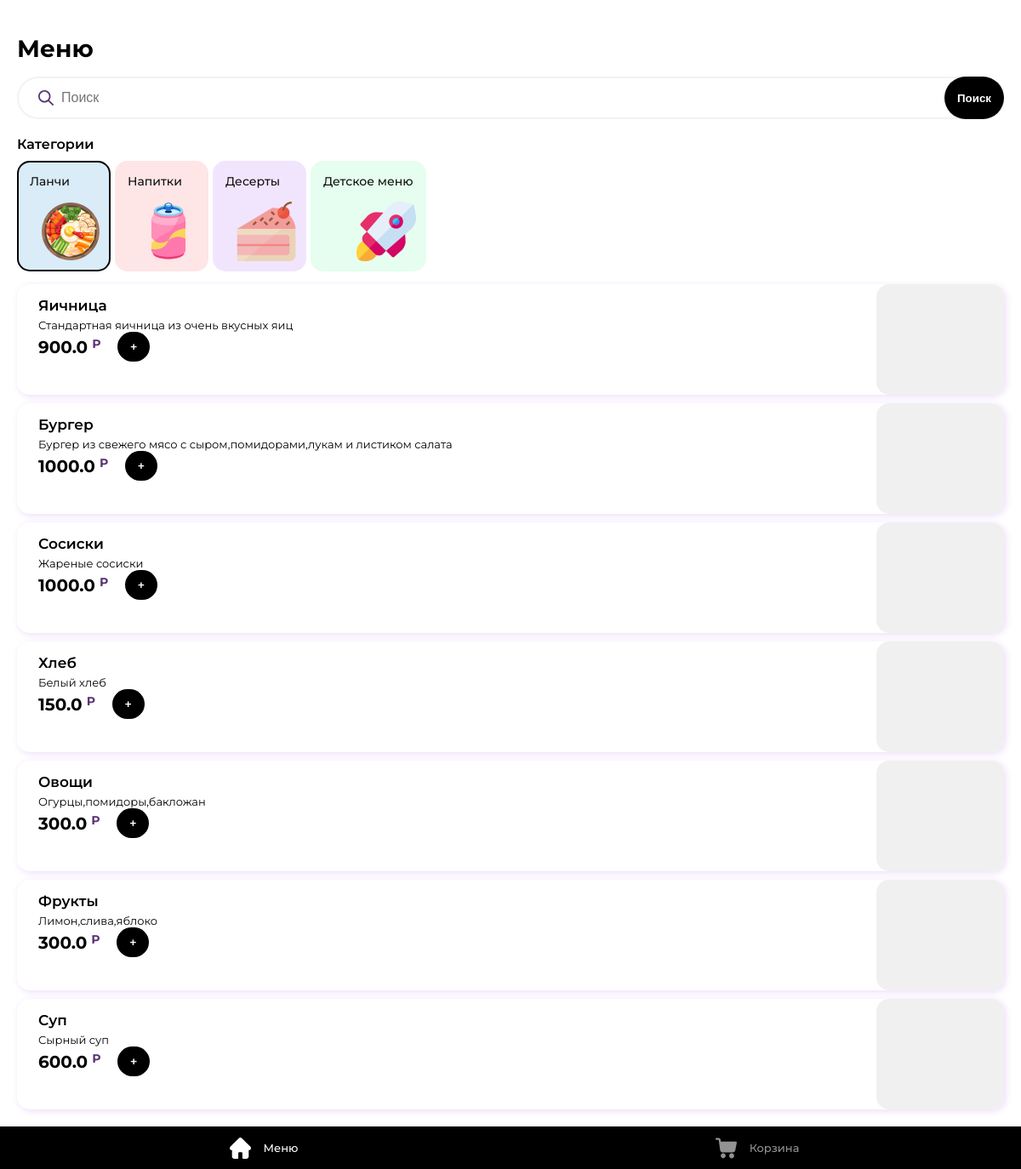
/?category=1, run on the app's committed database.
### product/models.py (models this page shows, shortened)
class Category(models.Model):
    position = models.SmallIntegerField(
        verbose_name=l_('Позиция'),
    )
    name = models.CharField(
        verbose_name=l_('Название'),
        max_length=128,
    )
    image = models.FileField(
        verbose_name=l_('Изображение'),
        blank=False,
        null=False,
        max_length=256,
        upload_to='categories/'
    )
    color = models.CharField(
        verbose_name=l_('Цвет'),
        max_length=16
    )
    class Meta:
        verbose_name = l_('Категория')
        verbose_name_plural = l_('Категории')

class Product(models.Model):
    category = models.ForeignKey(
        Category,
        verbose_name=l_('Категория'),
        on_delete=models.CASCADE,
        null=False,
        blank=False
    )
    name = models.CharField(
        verbose_name=l_('Название'),
        max_length=64,
    )
    description = models.CharField(
        verbose_name=l_('Описание'),
        max_length=128,
    )
    price = models.FloatField(
        verbose_name=l_('Цена'),
        default=0,
    )
    image = models.ImageField(
        verbose_name=l_('Изображение'),
        upload_to='products/',
        blank=True,
        null=True,
        default=None
    )
    class Meta:
        verbose_name = l_('Товар')
        verbose_name_plural = l_('Товары')

### product/views.py (the view)
# urls.py: path('', ProductList.as_view(), name='products'),
class ProductList(ListView):
    model = Product
    template_name = 'product/products.html'
    @property
    def category(self):
        if not self.request.GET.get('category'):
            return None
        return Category.objects.filter(
            id=self.request.GET['category']
        ).first()
    @property
    def search(self):
        return self.request.GET.get('query')
    def get_queryset(self, **kwargs):
        queryset = super().get_queryset(**kwargs)
        if self.category:
            queryset = queryset.filter(category=self.category)
        if self.search:
            queryset = queryset.filter(
                Q(description__icontains=self.search) |
                Q(name__icontains=self.search) |
                Q(category__name__icontains=self.search)
            )
        return queryset
    def get_context_data(self, **kwargs):
        context = super().get_context_data(**kwargs)
        context['categories'] = Category.objects.all()
        context['active_category'] = self.category
        context['query'] = self.search
        context['page'] = 'menu'
        return context

### product/templates/product/products.html (shortened to what this page needs)
{% extends 'base.html' %}
{% block title %}
Меню
{% endblock title %}
{% block content %}
<div class="search">
    <form class="input" method="GET">
        <span class="i i-search"></span>
        <input type="text" class="input__input" value="{% if query %}{{query}}{% endif %}" name="query" placeholder="Поиск">
        <button class="btn">Поиск</button>
    </form>
</div>
<div class="title">Категории</div>
<div class="categories">
    {% for category in categories %}
        <a class="categories__item {% if active_category.pk == category.pk %}active{% endif %}"
           href="{% if active_category.pk == category.pk %}/{% else %}?category={{category.pk}}{% endif %}" data-id="{{category.id}}" style="background-color: {{category.color}};">
            <div class="categories__item-name">{{category.name}}</div>
            <div class="categories__item-image" style="background-image: url({{category.image.url}})"></div>
        </a>
    {% endfor %}
</div>
<div class="products">
    {% for object in object_list %}
    <div class="product">
        <div class="product__name">{{object.name}}</div>
        <div class="product__desc">{{object.description}}</div>
        <div class="product__price">
            <div class="price">
                {{object.price}}
                <div class="price__min">Р</div>
            </div>
            <button class="btn" id="add-to-cart" data-id="{{object.id}}">+</button>
        </div>
        <div class="product__image" style="{% if object.image %}background-image: url({{object.image.url}});{% endif %}"></div>
    </div>
    {% endfor %}
</div>
{% endblock content %}

### static/css/main.css (style rules this page uses)
body, html { width: 100%; height: 100%; padding: 0px; margin: 0px; font-family: "Montserrat", sans-serif; font-weight: 400; }
* { box-sizing: border-box; }
.input { width: 100%; height: 50px; position: relative; }
.input .i { width: 18px; height: 18px; position: absolute; left: 25px; top: calc(50% - 9px); }
.input__input { width: 100%; height: 100%; border: 2px solid #F2F2F2; border-radius: 25px; padding-left: 50px; font-size: 16px; font-weight: 500; background-color: #fff; outline: none; }
.search { width: 100%; height: 50px; margin-top: 20px; margin-bottom: 20px; position: relative; }
.search .btn { position: absolute; right: 0px; top: 0px; height: 100%; cursor: pointer; }
.title { width: 100%; font-size: 16px; font-weight: 600; }
.categories { width: 100%; display: flex; justify-content: start; margin-top: 10px; white-space: nowrap; overflow: auto; }
.categories__item { min-width: 110px; height: 130px; margin-right: 5px; padding: 13px; border-radius: 15px; position: relative; cursor: pointer; text-decoration: none; border: 2px solid transparent; }
.categories__item.active { border: 2px solid #000; }
.categories__item-name { width: 100%; height: 15px; font-size: 14px; white-space: normal; font-weight: 500; text-decoration: none !important; color: #111; outline: none !important; }
.categories__item-image { width: 70px; height: 70px; right: 10px; bottom: 10px; position: absolute; background-size: cover; background-repeat: no-repeat; }
.products { width: 100%; margin-top: 15px; display: flex; flex-direction: column; }
.product { width: 100%; padding: 15px 25px; background-color: #fff; box-shadow: 2px 2px 8px #EEDDF9; border-radius: 15px; height: 130px; position: relative; margin-bottom: 10px; }
.product__name { width: calc(100% - 150px); max-height: 40px; font-size: 17px; overflow: hidden; text-overflow: ellipsis; font-weight: 600; color: #000; }
.product__desc { width: calc(100% - 150px); font-weight: 400; font-size: 13px; margin-top: 5px; max-height: 50px; color: #000; overflow: hidden; text-overflow: ellipsis; }
.product__price { width: calc(100% - 150px); height: 35px; display: flex; }
.price { height: 100%; display: flex; align-items: center; font-size: 20px; color: #000; font-weight: 700; }
.product__image { width: 150px; position: absolute; height: 130px; right: 0px; top: 0px; background-size: cover; background-repeat: no-repeat; border-radius: 15px; background-color: #f0f0f0; }
.btn { height: 50px; border-radius: 25px; padding-left: 15px; padding-right: 15px; background-color: #000; color: #fff; font-weight: 600; outline: none; border: none; cursor: pointer; display: flex; align-items: center; }
.product__price .btn { height: 35px; margin-left: 20px; cursor: pointer; }
.price__min { display: flex; justify-content: center; align-items: start; height: 100%; padding-top: 5px; padding-left: 5px; font-size: 14px; color: #5B3374; }

### data on the page
Category: name "Ланчи", image (picture)
Category: name "Напитки", image (picture)
Category: name "Десерты", image (picture)
Category: name "Детское меню", image (picture)
Product: name "Яичница", description "Стандартная яичница из очень вкусных яиц", price "900.0"
Product: name "Бургер", description "Бургер из свежего мясо с сыром,помидорами,лукам и листиком салата", price "1000.0"
Product: name "Сосиски", description "Жареные сосиски", price "1000.0"
Product: name "Хлеб", description "Белый хлеб", price "150.0"
Product: name "Овощи", description "Огурцы,помидоры,бакложан", price "300.0"
Product: name "Фрукты", description "Лимон,слива,яблоко", price "300.0"
Product: name "Суп", description "Сырный суп", price "600.0"
